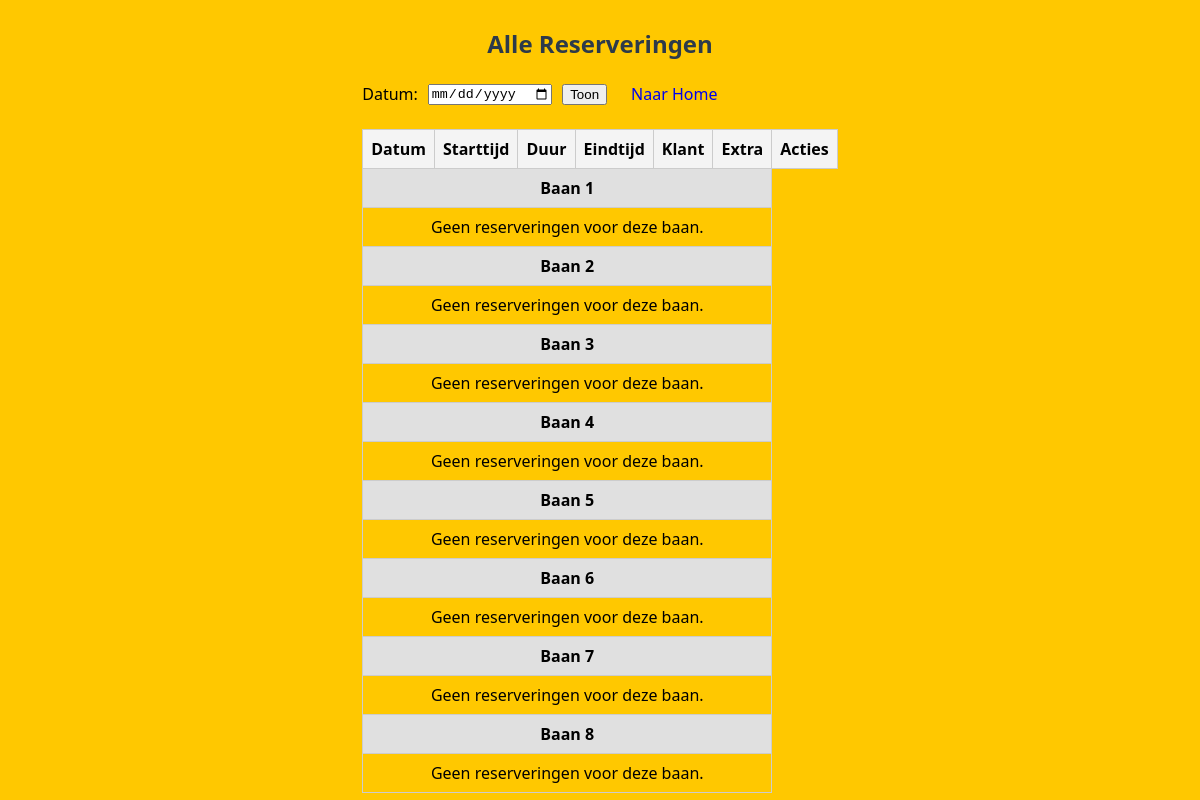
Before: /employee_dashboard with the older database file.
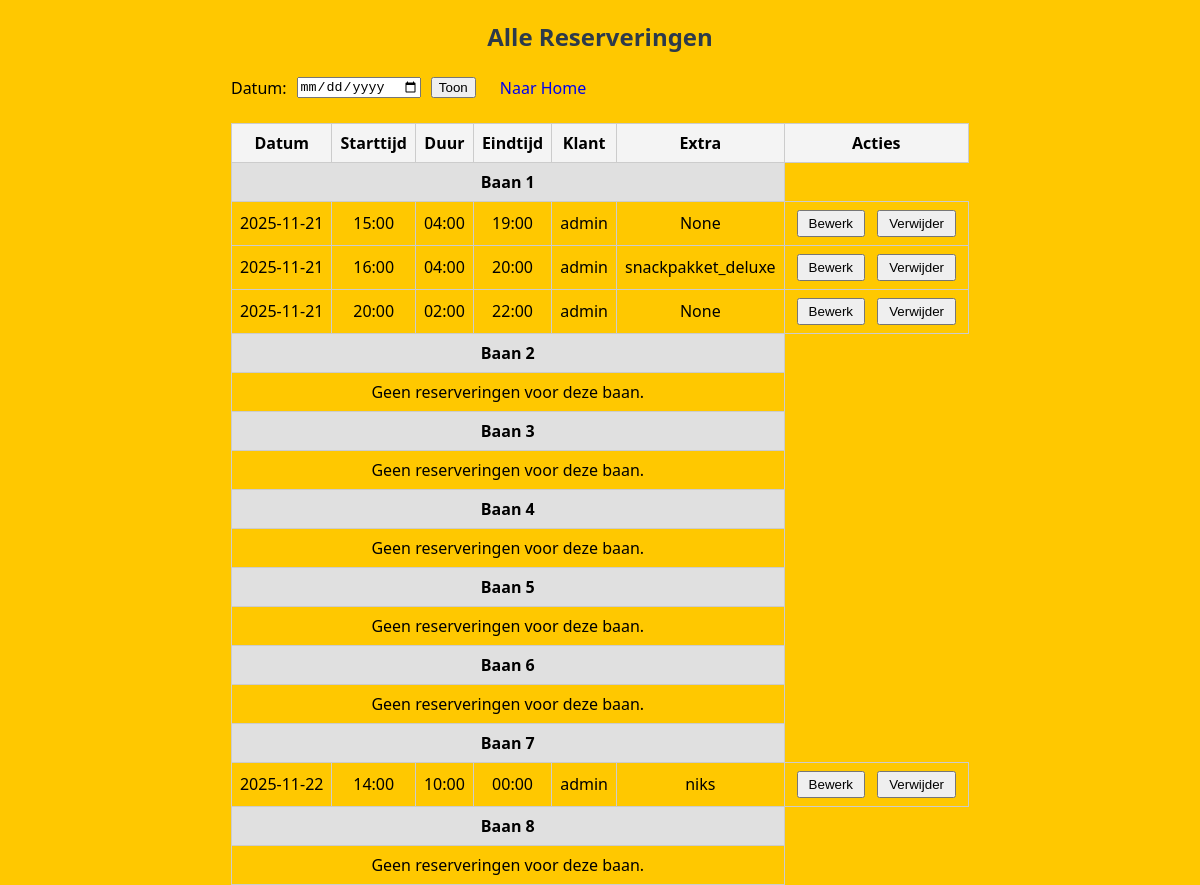
After: the same page with the newer database file.
### tables this page shows
CREATE TABLE lane_1 (
  id INTEGER PRIMARY KEY AUTOINCREMENT,
  start_iso TEXT NOT NULL,
  duration_minutes INTEGER NOT NULL,
  user_id INTEGER REFERENCES users(id),
  name TEXT NOT NULL,
  extra TEXT
);

CREATE TABLE lane_7 (
  id INTEGER PRIMARY KEY AUTOINCREMENT,
  start_iso TEXT NOT NULL,
  duration_minutes INTEGER NOT NULL,
  user_id INTEGER REFERENCES users(id),
  name TEXT NOT NULL,
  extra TEXT
);

### server.py (the view)
@app.route('/employee_dashboard')
def employee_dashboard():
    import sqlite3
    from flask import request
    filter_date = request.args.get('filter_date', '')
    conn = get_db_connection()
    reservations = {}
    for lane in range(1, 9):
        table = f'lane_{lane}'
        if filter_date:
            cur = conn.execute(f"SELECT * FROM {table} WHERE start_iso LIKE ? ORDER BY start_iso", (f'{filter_date}%',))
        else:
            cur = conn.execute(f'SELECT * FROM {table} ORDER BY start_iso')
        reservations[table] = cur.fetchall()
    conn.close()
    return render_template('employee_dashboard.html', reservations=reservations, filter_date=filter_date)

### server.py (called while the page is built)
def get_db_connection():
    conn = sqlite3.connect(str(DB_PATH))
    conn.row_factory = sqlite3.Row
    return conn

### Templates/employee_dashboard.html (shortened to what this page needs)
<!DOCTYPE html>
<html lang="en">
<head>
    <link rel="stylesheet" href="{{ url_for('styles', filename='alley.css') }}">
</head>
<body>
    <div class="dashboard-container">
        <h2>Alle Reserveringen</h2>
        <form method="get" action="" style="display: flex; align-items: center; gap: 10px;">
            <label for="filter_date">Datum:</label>
            <input type="date" id="filter_date" name="filter_date" value="{{ filter_date|default('') }}">
            <button type="submit">Toon</button>
            <a href="{{ url_for('index') }}" class="action-btn" style="text-decoration: none;">Naar Home</a>
        </form>
        <table class="dashboard-table">
            <thead>
                <tr>
                    <th>Datum</th>
                    <th>Starttijd</th>
                    <th>Duur</th>
                    <th>Eindtijd</th>
                    <th>Klant</th>
                    <th>Extra</th>
                    <th>Acties</th>
                </tr>
            </thead>
            <tbody>
                {% for lane in range(1, 9) %}
                    <tr class="lane-header">
                        <td colspan="6">Baan {{ lane }}</td>
                    </tr>
                    {% set lane_table = 'lane_' ~ lane %}
                    {% set lane_reservations = reservations.get(lane_table, []) %}
                    {% if lane_reservations %}
                        {% for res in lane_reservations %}
                            {% if not filter_date or res.start_iso.split('T')[0] == filter_date %}
                            <tr>
                                <td>{{ res.start_iso.split('T')[0] }}</td>
                                <td>{{ res.start_iso.split('T')[1] }}</td>
                                <td>{% set h = res.duration_minutes // 60 %}{% set m = res.duration_minutes % 60 %}{{ '%02d' % h }}:{{ '%02d' % m }}</td>
                                <td>
                                    {% set start = res.start_iso.split('T')[1] %}
                                    {% set sh = start.split(':')[0]|int %}
                                    {% set sm = start.split(':')[1]|int %}
                                    {% set total = sh * 60 + sm + res.duration_minutes %}
                                    {% set eh = (total // 60) % 24 %}
                                    {% set em = total % 60 %}
                                    {{ '%02d' % eh }}:{{ '%02d' % em }}
                                </td>
                                <td>{{ res.name }}</td>
                                <td>{{ res.extra }}</td>
                                <td>
                                    <button class="action-btn">Bewerk</button>
                                    <button class="action-btn">Verwijder</button>
                                </td>
                            </tr>
                            {% endif %}
                        {% endfor %}
                    {% else %}
                        <tr>
                            <td colspan="6">Geen reserveringen voor deze baan.</td>
                        </tr>
                    {% endif %}
                {% endfor %}
            </tbody>
        </table>
    </div>
</body>
</html>

### Templates/employee_dashboard.html (style rules this page uses)
.dashboard-table { width: 100%; border-collapse: collapse; margin-top: 20px; }
.dashboard-table th, .dashboard-table td { border: 1px solid #ccc; padding: 8px; text-align: center; }
.dashboard-table th { background: #f4f4f4; }
.lane-header { background: #e0e0e0; font-weight: bold; }
.action-btn { margin: 0 4px; padding: 4px 10px; }

Changed rows visible on the page:
added lane_1: start_iso "2025-11-21", start_iso "15:00", h "04", m "00", eh "19", em "00", name "admin", extra "None"
added lane_1: start_iso "2025-11-21", start_iso "16:00", h "04", m "00", eh "20", em "00", name "admin", extra "snackpakket_deluxe"
added lane_1: start_iso "2025-11-21", start_iso "20:00", h "02", m "00", eh "22", em "00", name "admin", extra "None"
added lane_7: start_iso "2025-11-22", start_iso "14:00", h "10", m "00", eh "00", em "00", name "admin", extra "niks"
Other visible differences:
list line gone: "Geen reserveringen voor deze baan."
